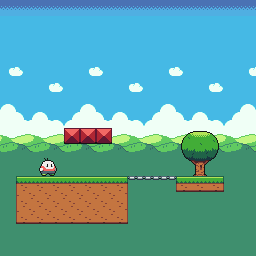

A 2D game scene composited from a Tiled map and its tileset images. What follows is a short description and the map's XML, with every tile layer's data as written:
An orthogonal 16x16 tile map with 16x16 px tiles, 3 tile layers (background, background_close, Tile Layer 2) and 1 object (Magic).

<map version="1.2" tiledversion="1.2.1" orientation="orthogonal" renderorder="right-down" width="16" height="16" tilewidth="16" tileheight="16" infinite="0" nextlayerid="6" nextobjectid="3">
 <tileset firstgid="1" source="platformer2.tsx" />
 <layer id="1" name="background" width="16" height="16">
  <data encoding="csv">
255,255,255,255,255,255,255,255,256,257,258,259,260,261,262,263,
287,288,287,287,287,287,287,287,287,287,287,287,287,287,287,288,
287,288,287,287,287,287,287,287,287,287,287,287,287,287,287,288,
287,288,287,287,287,287,287,287,287,287,287,287,287,287,287,288,
265,266,267,268,269,270,271,272,273,274,265,266,267,268,269,270,
287,288,289,290,291,292,293,294,295,296,287,288,289,290,291,292,
309,310,311,312,313,314,315,316,317,318,309,310,311,312,313,314,
331,332,333,334,335,336,337,338,339,340,331,332,333,334,335,336,
353,354,355,356,357,358,359,360,361,362,353,354,355,356,357,358,
375,376,377,378,379,380,381,382,383,384,375,376,377,378,379,380,
397,398,399,400,401,402,403,404,406,406,401,402,399,400,401,402,
398,399,400,401,402,406,406,406,401,406,406,406,406,401,402,400,
397,398,399,406,406,401,401,401,402,401,401,401,406,406,406,406,
406,406,406,401,401,402,402,402,402,402,402,402,401,401,401,406,
401,401,401,402,402,403,404,404,399,400,401,402,402,402,402,406,
402,402,402,403,404,404,404,399,400,401,402,403,404,405,406,401
</data>
 </layer>
 <layer id="4" name="background_close" width="16" height="16">
  <data encoding="csv">
0,0,0,0,0,0,0,0,0,0,0,0,0,0,0,0,
0,0,0,0,0,0,0,0,0,0,0,0,0,0,0,0,
0,0,0,0,0,0,0,0,0,0,0,0,0,0,0,0,
0,0,0,0,0,0,0,0,0,0,0,0,0,0,0,0,
0,0,0,0,0,0,0,0,0,0,0,0,0,0,0,0,
0,0,0,0,0,0,0,0,0,0,0,0,0,0,0,0,
0,0,0,0,0,0,0,0,0,0,0,0,0,0,0,0,
0,0,0,0,0,0,0,0,0,0,0,0,0,0,0,0,
0,0,0,0,0,0,0,0,0,0,0,14,15,16,0,0,
0,0,0,0,0,0,0,0,0,0,0,36,37,38,0,0,
0,0,0,0,0,0,0,0,0,0,0,58,59,60,0,0,
0,0,0,0,0,0,0,0,0,0,0,0,0,0,0,0,
0,0,0,0,0,0,0,0,0,0,0,0,0,0,0,0,
0,0,0,0,0,0,0,0,0,0,0,0,0,0,0,0,
0,0,0,0,0,0,0,0,0,0,0,0,0,0,0,0,
0,0,0,0,0,0,0,0,0,0,0,0,0,0,0,0
</data>
 </layer>
 <objectgroup color="#ff0000" id="2" name="teleport_layer">
  <object id="1" name="Teleporter" type="Magic" x="184.667" y="133.333" width="33.6667" height="52" />
 </objectgroup>
 <layer id="3" name="Tile Layer 2" width="16" height="16">
  <data encoding="csv">
0,0,0,0,0,0,0,0,0,0,0,0,0,0,0,0,
0,0,0,0,0,0,0,0,0,0,0,0,0,0,0,0,
0,0,0,0,0,0,0,0,0,0,0,0,0,0,0,0,
0,0,0,0,0,0,0,0,0,0,0,0,0,0,0,0,
0,0,0,0,0,0,0,0,0,0,0,0,0,0,0,0,
0,0,0,0,0,0,0,0,0,0,0,0,0,0,0,0,
0,0,0,0,0,0,0,0,0,0,0,0,0,0,0,0,
0,0,0,0,0,0,0,0,0,0,0,0,0,0,0,0,
0,0,0,0,186,186,186,0,0,0,0,0,0,0,0,0,
0,0,1,2,0,0,0,0,0,0,0,0,0,0,0,0,
0,0,23,24,0,0,0,0,0,0,0,0,0,0,0,0,
0,102,103,103,103,103,103,104,83,83,83,80,81,82,0,0,
0,124,125,125,125,125,125,126,0,0,0,0,0,0,0,0,
0,146,147,147,147,147,147,148,0,0,0,0,0,0,0,0,
0,0,0,0,0,0,0,0,0,0,0,0,0,0,0,0,
0,0,0,0,0,0,0,0,0,0,0,0,0,0,0,0
</data>
 </layer>
</map>